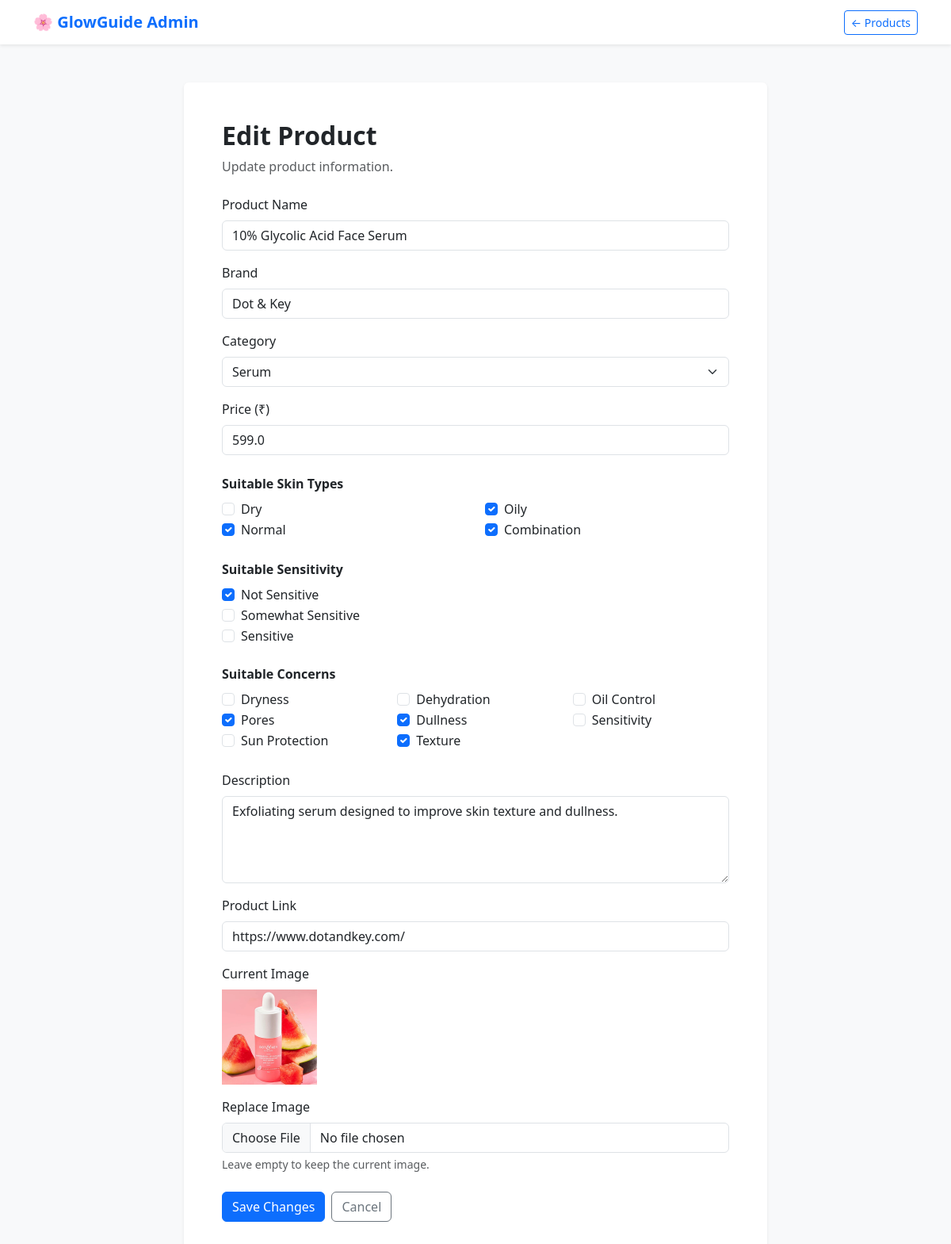
Screenshot of /admin/products/edit/41 (signed in) with the database file from the repository.
### tables this page shows
CREATE TABLE products (
    id INTEGER PRIMARY KEY AUTOINCREMENT,
    name TEXT NOT NULL,
    brand TEXT NOT NULL,
    category TEXT NOT NULL,
    price REAL NOT NULL,
    skin_types TEXT NOT NULL,
    sensitivity TEXT NOT NULL,
    description TEXT,
    image TEXT,
    product_link TEXT
, concerns TEXT, recommended_by TEXT, reference TEXT);

### app.py (the view, shortened to what this page needs)
@app.route("/admin/products/edit/<int:product_id>",
           methods=["GET", "POST"])
def admin_edit_product(product_id):
    if "user" not in session:
        return redirect("/login")
    if session.get("role") != "admin":
        return redirect("/dashboard")
    conn = get_db_connection()
    cursor = conn.cursor()
    cursor.execute("""
        SELECT *
        FROM products
        WHERE id = ?
    """, (product_id,))
    product = cursor.fetchone()
    if not product:
        conn.close()
        return redirect("/admin/products")
    conn.close()
    return render_template(
        "admin_edit_product.html",
        product=product
    )

### app.py (called while the page is built)
def get_db_connection():
    conn = sqlite3.connect("glowguide.db")
    conn.row_factory = sqlite3.Row
    return conn

### templates/admin_edit_product.html (shortened to what this page needs)
<!DOCTYPE html>
<html lang="en">
<head>
    <link
        href="https://cdn.jsdelivr.net/npm/bootstrap@5.3.3/dist/css/bootstrap.min.css"
        rel="stylesheet">
</head>
<body class="bg-light">
<nav class="navbar bg-white shadow-sm">
    <div class="container">
        <span class="navbar-brand fw-bold text-primary">
            🌸 GlowGuide Admin
        </span>
        <a href="{{ url_for('admin_products') }}"
           class="btn btn-outline-primary btn-sm">
            ← Products
        </a>
    </div>
</nav>
<div class="container py-5">
<div class="row justify-content-center">
<div class="col-lg-8">
<div class="card border-0 shadow-sm">
<div class="card-body p-4 p-md-5">
    <h2 class="fw-bold mb-2">
        Edit Product
    </h2>
    <p class="text-muted mb-4">
        Update product information.
    </p>
    <form method="POST"
          enctype="multipart/form-data">
        <div class="mb-3">
            <label class="form-label">
                Product Name
            </label>
            <input
                type="text"
                name="name"
                class="form-control"
                value="{{ product['name'] }}"
                required>
        </div>
        <div class="mb-3">
            <label class="form-label">
                Brand
            </label>
            <input
                type="text"
                name="brand"
                class="form-control"
                value="{{ product['brand'] }}"
                required>
        </div>
        <div class="mb-3">
            <label class="form-label">
                Category
            </label>
            <select
                name="category"
                class="form-select"
                required>
                {% for category in [
                    'Face Wash',
                    'Toner',
                    'Serum',
                    'Moisturizer',
                    'Sunscreen'
                ] %}
                    <option
                        value="{{ category }}"
                        {% if product["category"] == category %}
                            selected
                        {% endif %}>
                        {{ category }}
                    </option>
                {% endfor %}
            </select>
        </div>
        <div class="mb-4">
            <label class="form-label">
                Price (₹)
            </label>
            <input
                type="number"
                name="price"
                class="form-control"
                min="0"
                step="0.01"
                value="{{ product['price'] }}"
                required>
        </div>
        <div class="mb-4">
            <label class="form-label fw-bold">
                Suitable Skin Types
            </label>
            {% set selected_skin_types =
                product["skin_types"].split(",") %}
            <div class="row">
            {% for value, label in [
                ('dry', 'Dry'),
                ('oily', 'Oily'),
                ('normal', 'Normal'),
                ('combination', 'Combination')
            ] %}
                <div class="col-sm-6">
                    <div class="form-check">
                        <input
                            class="form-check-input"
                            type="checkbox"
                            name="skin_types"
                            value="{{ value }}"
                            id="skin_{{ value }}"
                            {% if value in selected_skin_types %}
                                checked
                            {% endif %}>
                        <label
                            class="form-check-label"
                            for="skin_{{ value }}">
                            {{ label }}
                        </label>
                    </div>
                </div>
            {% endfor %}
            </div>
        </div>
        <div class="mb-4">
            <label class="form-label fw-bold">
                Suitable Sensitivity
            </label>
            {% set selected_sensitivity =
                product["sensitivity"].split(",") %}
            {% for value, label in [
                ('not_sensitive', 'Not Sensitive'),
                ('somewhat_sensitive', 'Somewhat Sensitive'),
                ('sensitive', 'Sensitive')
            ] %}
                <div class="form-check">
                    <input
                        class="form-check-input"
                        type="checkbox"
                        name="sensitivity"
                        value="{{ value }}"
                        id="sensitivity_{{ value }}"
                        {% if value in selected_sensitivity %}
                            checked
                        {% endif %}>
                    <label
                        class="form-check-label"
                        for="sensitivity_{{ value }}">
                        {{ label }}
                    </label>
                </div>
            {% endfor %}
        </div>
        <div class="mb-4">
            <label class="form-label fw-bold">
                Suitable Concerns
            </label>
            {% set selected_concerns =
                product["concerns"].split(",")
                if product["concerns"]
                else []
            %}
            <div class="row">
            {% for value, label in [
                ('dryness', 'Dryness'),
                ('dehydration', 'Dehydration'),
                ('oil_control', 'Oil Control'),
                ('pores', 'Pores'),
                ('dullness', 'Dullness'),
                ('sensitivity', 'Sensitivity'),
                ('sun_protection', 'Sun Protection'),
                ('texture', 'Texture')
            ] %}
                <div class="col-sm-6 col-md-4">
                    <div class="form-check">
                        <input
                            class="form-check-input"
                            type="checkbox"
                            name="concerns"
                            value="{{ value }}"
                            id="concern_{{ value }}"
                            {% if value in selected_concerns %}
                                checked
                            {% endif %}>
                        <label
                            class="form-check-label"
                            for="concern_{{ value }}">
                            {{ label }}
                        </label>
                    </div>
                </div>
            {% endfor %}
            </div>
        </div>
        <div class="mb-3">
            <label class="form-label">
                Description
            </label>
            <textarea
                name="description"
                class="form-control"
                rows="4">{{ product["description"] or "" }}</textarea>
        </div>
        <div class="mb-3">
            <label class="form-label">
                Product Link
            </label>
            <input
                type="url"
                name="product_link"
                class="form-control"
                value="{{ product['product_link'] or '' }}">
        </div>
        {% if product["image"] %}
        <div class="mb-3">
            <label class="form-label d-block">
                Current Image
            </label>
            <img
                src="{{ url_for(
                    'static',
                    filename=product['image']
                ) }}"
                alt="{{ product['name'] }}"
                style="
                    width:120px;
                    height:120px;
                    object-fit:contain;
                ">
        </div>
        {% endif %}
        <div class="mb-4">
            <label class="form-label">
                Replace Image
            </label>
            <input
                type="file"
                name="image"
                class="form-control"
                accept=".jpg,.jpeg,.png,.webp">
            <div class="form-text">
                Leave empty to keep the current image.
            </div>
        </div>
        <div class="d-flex gap-2">
            <button
                type="submit"
                class="btn btn-primary">
                Save Changes
            </button>
            <a
                href="{{ url_for('admin_products') }}"
                class="btn btn-outline-secondary">
                Cancel
            </a>
        </div>
    </form>
</div>
</div>
</div>
</div>
</div>
</body>
</html>

### rows the page displays
products: name "10% Glycolic Acid Face Serum", brand "Dot & Key", category "Serum", price "599.0", description "Exfoliating serum designed to improve skin texture and dullness.", product_link "https://www.dotandkey.com/", image (picture)

### other values shown
{{ label }} "Dry" "Oily" "Normal" "Combination"
{{ label }} "Not Sensitive" "Somewhat Sensitive" "Sensitive"
{{ label }} "Dryness" "Dehydration" "Oil Control" "Pores" "Dullness" "Sensitivity" "Sun Protection" "Texture"
